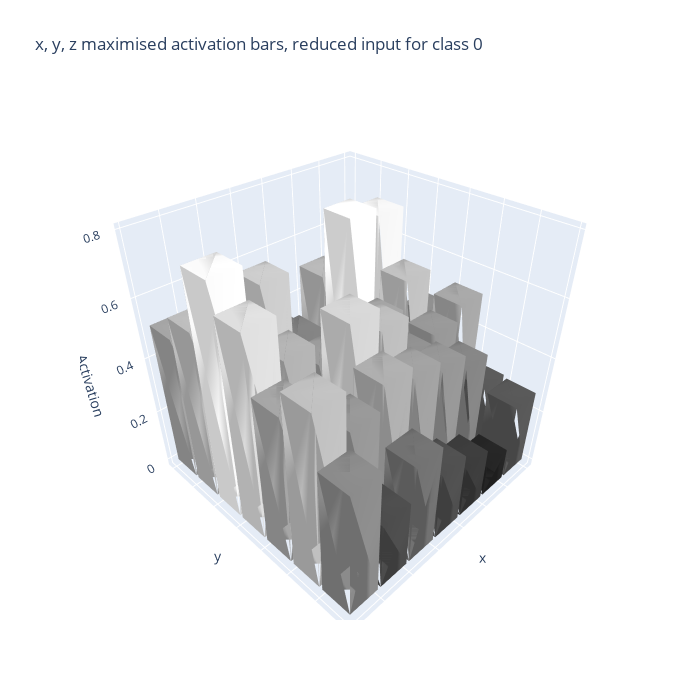

Write notebook code for a chart like this one.
### Code cell
#adding 3d visualisation x, y, z with z = activation threshold for better interpretability

block_size = 4
new_size = 28 // block_size
class_idx = 0
activation_map = images[class_idx]

averaged_columns = activation_map.reshape(new_size, block_size, new_size, block_size).mean(axis=(1, 3))
norm = averaged_columns / averaged_columns.max()
colors = np.floor(norm * 255).astype(int)

fig = go.Figure()
dx = dy = 0.9

def add_cube(fig, x0, y0, h, gray):
    verts = np.array([
        [x0,     y0,     0], #square bottom of column
        [x0+dx,  y0,     0],
        [x0+dx,  y0+dy,  0],
        [x0,     y0+dy,  0],
        [x0,     y0,     h], #square top of column
        [x0+dx,  y0,     h],
        [x0+dx,  y0+dy,  h],
        [x0,     y0+dy,  h],
    ])

    i = [0, 0, 4, 5, 1, 1, 2, 2, 3, 3, 4, 7]
    j = [1, 3, 5, 6, 2, 5, 3, 6, 0, 7, 0, 4]
    k = [3, 2, 6, 7, 5, 4, 7, 4, 4, 6, 1, 5]
    color = f'rgb({gray},{gray},{gray})'

    fig.add_trace(go.Mesh3d(
        x = verts[:,0], y = verts[:,1], z = verts[:,2], #mesh vertices
        i = i, j = j, k = k,
        color = color, opacity = 1 #mesh color
    ))

for xi in range(new_size):
    for yi in range(new_size):
        h = averaged_columns[yi, new_size-1-xi]
        gray = colors[yi, new_size-1-xi]
        add_cube(fig, xi, yi, h, gray) #coordinates, height, color

fig.update_layout(
    scene = dict(
        xaxis = dict(title='x', showticklabels=False),
        yaxis = dict(title='y', showticklabels=False),
        zaxis = dict(title='Activation'),
        aspectmode = 'cube'
    ),
    title = f'x, y, z maximised activation bars, reduced input for class {class_idx}',
    width = 700, height=700
)

fig.show()

### Figure 1 — Plotly figure (JSON) as saved in the notebook; plotly's stock layout.template omitted (floating-point values rounded to 4 significant figures)
{"data": [{"color": "rgb(157,157,157)", "i": [0, 0, 4, 5, 1, 1, 2, 2, 3, 3, 4, 7], "j": [1, 3, 5, 6, 2, 5, 3, 6, 0, 7, 0, 4], "k": [3, 2, 6, 7, 5, 4, 7, 4, 4, 6, 1, 5], "opacity": 1, "type": "mesh3d", "x": [0.0, 0.9, 0.9, 0.0, 0.0, 0.9, 0.9, 0.0], "y": [0.0, 0.0, 0.9, 0.9, 0.0, 0.0, 0.9, 0.9], "z": [0.0, 0.0, 0.0, 0.0, 0.4879, 0.4879, 0.4879, 0.4879]}, {"color": "rgb(34,34,34)", "i": [0, 0, 4, 5, 1, 1, 2, 2, 3, 3, 4, 7], "j": [1, 3, 5, 6, 2, 5, 3, 6, 0, 7, 0, 4], "k": [3, 2, 6, 7, 5, 4, 7, 4, 4, 6, 1, 5], "opacity": 1, "type": "mesh3d", "x": [0.0, 0.9, 0.9, 0.0, 0.0, 0.9, 0.9, 0.0], "y": [1.0, 1.0, 1.9, 1.9, 1.0, 1.0, 1.9, 1.9], "z": [0.0, 0.0, 0.0, 0.0, 0.1066, 0.1066, 0.1066, 0.1066]}, {"color": "rgb(91,91,91)", "i": [0, 0, 4, 5, 1, 1, 2, 2, 3, 3, 4, 7], "j": [1, 3, 5, 6, 2, 5, 3, 6, 0, 7, 0, 4], "k": [3, 2, 6, 7, 5, 4, 7, 4, 4, 6, 1, 5], "opacity": 1, "type": "mesh3d", "x": [0.0, 0.9, 0.9, 0.0, 0.0, 0.9, 0.9, 0.0], "y": [2.0, 2.0, 2.9, 2.9, 2.0, 2.0, 2.9, 2.9], "z": [0.0, 0.0, 0.0, 0.0, 0.2839, 0.2839, 0.2839, 0.2839]}, {"color": "rgb(143,143,143)", "i": [0, 0, 4, 5, 1, 1, 2, 2, 3, 3, 4, 7], "j": [1, 3, 5, 6, 2, 5, 3, 6, 0, 7, 0, 4], "k": [3, 2, 6, 7, 5, 4, 7, 4, 4, 6, 1, 5], "opacity": 1, "type": "mesh3d", "x": [0.0, 0.9, 0.9, 0.0, 0.0, 0.9, 0.9, 0.0], "y": [3.0, 3.0, 3.9, 3.9, 3.0, 3.0, 3.9, 3.9], "z": [0.0, 0.0, 0.0, 0.0, 0.446, 0.446, 0.446, 0.446]}, {"color": "rgb(168,168,168)", "i": [0, 0, 4, 5, 1, 1, 2, 2, 3, 3, 4, 7], "j": [1, 3, 5, 6, 2, 5, 3, 6, 0, 7, 0, 4], "k": [3, 2, 6, 7, 5, 4, 7, 4, 4, 6, 1, 5], "opacity": 1, "type": "mesh3d", "x": [0.0, 0.9, 0.9, 0.0, 0.0, 0.9, 0.9, 0.0], "y": [4.0, 4.0, 4.9, 4.9, 4.0, 4.0, 4.9, 4.9], "z": [0.0, 0.0, 0.0, 0.0, 0.5234, 0.5234, 0.5234, 0.5234]}, {"color": "rgb(90,90,90)", "i": [0, 0, 4, 5, 1, 1, 2, 2, 3, 3, 4, 7], "j": [1, 3, 5, 6, 2, 5, 3, 6, 0, 7, 0, 4], "k": [3, 2, 6, 7, 5, 4, 7, 4, 4, 6, 1, 5], "opacity": 1, "type": "mesh3d", "x": [0.0, 0.9, 0.9, 0.0, 0.0, 0.9, 0.9, 0.0], "y": [5.0, 5.0, 5.9, 5.9, 5.0, 5.0, 5.9, 5.9], "z": [0.0, 0.0, 0.0, 0.0, 0.2821, 0.2821, 0.2821, 0.2821]}, {"color": "rgb(88,88,88)", "i": [0, 0, 4, 5, 1, 1, 2, 2, 3, 3, 4, 7], "j": [1, 3, 5, 6, 2, 5, 3, 6, 0, 7, 0, 4], "k": [3, 2, 6, 7, 5, 4, 7, 4, 4, 6, 1, 5], "opacity": 1, "type": "mesh3d", "x": [0.0, 0.9, 0.9, 0.0, 0.0, 0.9, 0.9, 0.0], "y": [6.0, 6.0, 6.9, 6.9, 6.0, 6.0, 6.9, 6.9], "z": [0.0, 0.0, 0.0, 0.0, 0.2738, 0.2738, 0.2738, 0.2738]}, {"color": "rgb(92,92,92)", "i": [0, 0, 4, 5, 1, 1, 2, 2, 3, 3, 4, 7], "j": [1, 3, 5, 6, 2, 5, 3, 6, 0, 7, 0, 4], "k": [3, 2, 6, 7, 5, 4, 7, 4, 4, 6, 1, 5], "opacity": 1, "type": "mesh3d", "x": [1.0, 1.9, 1.9, 1.0, 1.0, 1.9, 1.9, 1.0], "y": [0.0, 0.0, 0.9, 0.9, 0.0, 0.0, 0.9, 0.9], "z": [0.0, 0.0, 0.0, 0.0, 0.2868, 0.2868, 0.2868, 0.2868]}, {"color": "rgb(163,163,163)", "i": [0, 0, 4, 5, 1, 1, 2, 2, 3, 3, 4, 7], "j": [1, 3, 5, 6, 2, 5, 3, 6, 0, 7, 0, 4], "k": [3, 2, 6, 7, 5, 4, 7, 4, 4, 6, 1, 5], "opacity": 1, "type": "mesh3d", "x": [1.0, 1.9, 1.9, 1.0, 1.0, 1.9, 1.9, 1.0], "y": [1.0, 1.0, 1.9, 1.9, 1.0, 1.0, 1.9, 1.9], "z": [0.0, 0.0, 0.0, 0.0, 0.5083, 0.5083, 0.5083, 0.5083]}, {"color": "rgb(246,246,246)", "i": [0, 0, 4, 5, 1, 1, 2, 2, 3, 3, 4, 7], "j": [1, 3, 5, 6, 2, 5, 3, 6, 0, 7, 0, 4], "k": [3, 2, 6, 7, 5, 4, 7, 4, 4, 6, 1, 5], "opacity": 1, "type": "mesh3d", "x": [1.0, 1.9, 1.9, 1.0, 1.0, 1.9, 1.9, 1.0], "y": [2.0, 2.0, 2.9, 2.9, 2.0, 2.0, 2.9, 2.9], "z": [0.0, 0.0, 0.0, 0.0, 0.7647, 0.7647, 0.7647, 0.7647]}, {"color": "rgb(194,194,194)", "i": [0, 0, 4, 5, 1, 1, 2, 2, 3, 3, 4, 7], "j": [1, 3, 5, 6, 2, 5, 3, 6, 0, 7, 0, 4], "k": [3, 2, 6, 7, 5, 4, 7, 4, 4, 6, 1, 5], "opacity": 1, "type": "mesh3d", "x": [1.0, 1.9, 1.9, 1.0, 1.0, 1.9, 1.9, 1.0], "y": [3.0, 3.0, 3.9, 3.9, 3.0, 3.0, 3.9, 3.9], "z": [0.0, 0.0, 0.0, 0.0, 0.6029, 0.6029, 0.6029, 0.6029]}, {"color": "rgb(152,152,152)", "i": [0, 0, 4, 5, 1, 1, 2, 2, 3, 3, 4, 7], "j": [1, 3, 5, 6, 2, 5, 3, 6, 0, 7, 0, 4], "k": [3, 2, 6, 7, 5, 4, 7, 4, 4, 6, 1, 5], "opacity": 1, "type": "mesh3d", "x": [1.0, 1.9, 1.9, 1.0, 1.0, 1.9, 1.9, 1.0], "y": [4.0, 4.0, 4.9, 4.9, 4.0, 4.0, 4.9, 4.9], "z": [0.0, 0.0, 0.0, 0.0, 0.4729, 0.4729, 0.4729, 0.4729]}, {"color": "rgb(133,133,133)", "i": [0, 0, 4, 5, 1, 1, 2, 2, 3, 3, 4, 7], "j": [1, 3, 5, 6, 2, 5, 3, 6, 0, 7, 0, 4], "k": [3, 2, 6, 7, 5, 4, 7, 4, 4, 6, 1, 5], "opacity": 1, "type": "mesh3d", "x": [1.0, 1.9, 1.9, 1.0, 1.0, 1.9, 1.9, 1.0], "y": [5.0, 5.0, 5.9, 5.9, 5.0, 5.0, 5.9, 5.9], "z": [0.0, 0.0, 0.0, 0.0, 0.4139, 0.4139, 0.4139, 0.4139]}, {"color": "rgb(37,37,37)", "i": [0, 0, 4, 5, 1, 1, 2, 2, 3, 3, 4, 7], "j": [1, 3, 5, 6, 2, 5, 3, 6, 0, 7, 0, 4], "k": [3, 2, 6, 7, 5, 4, 7, 4, 4, 6, 1, 5], "opacity": 1, "type": "mesh3d", "x": [1.0, 1.9, 1.9, 1.0, 1.0, 1.9, 1.9, 1.0], "y": [6.0, 6.0, 6.9, 6.9, 6.0, 6.0, 6.9, 6.9], "z": [0.0, 0.0, 0.0, 0.0, 0.1163, 0.1163, 0.1163, 0.1163]}, {"color": "rgb(93,93,93)", "i": [0, 0, 4, 5, 1, 1, 2, 2, 3, 3, 4, 7], "j": [1, 3, 5, 6, 2, 5, 3, 6, 0, 7, 0, 4], "k": [3, 2, 6, 7, 5, 4, 7, 4, 4, 6, 1, 5], "opacity": 1, "type": "mesh3d", "x": [2.0, 2.9, 2.9, 2.0, 2.0, 2.9, 2.9, 2.0], "y": [0.0, 0.0, 0.9, 0.9, 0.0, 0.0, 0.9, 0.9], "z": [0.0, 0.0, 0.0, 0.0, 0.2912, 0.2912, 0.2912, 0.2912]}, {"color": "rgb(185,185,185)", "i": [0, 0, 4, 5, 1, 1, 2, 2, 3, 3, 4, 7], "j": [1, 3, 5, 6, 2, 5, 3, 6, 0, 7, 0, 4], "k": [3, 2, 6, 7, 5, 4, 7, 4, 4, 6, 1, 5], "opacity": 1, "type": "mesh3d", "x": [2.0, 2.9, 2.9, 2.0, 2.0, 2.9, 2.9, 2.0], "y": [1.0, 1.0, 1.9, 1.9, 1.0, 1.0, 1.9, 1.9], "z": [0.0, 0.0, 0.0, 0.0, 0.5748, 0.5748, 0.5748, 0.5748]}, {"color": "rgb(255,255,255)", "i": [0, 0, 4, 5, 1, 1, 2, 2, 3, 3, 4, 7], "j": [1, 3, 5, 6, 2, 5, 3, 6, 0, 7, 0, 4], "k": [3, 2, 6, 7, 5, 4, 7, 4, 4, 6, 1, 5], "opacity": 1, "type": "mesh3d", "x": [2.0, 2.9, 2.9, 2.0, 2.0, 2.9, 2.9, 2.0], "y": [2.0, 2.0, 2.9, 2.9, 2.0, 2.0, 2.9, 2.9], "z": [0.0, 0.0, 0.0, 0.0, 0.7915, 0.7915, 0.7915, 0.7915]}, {"color": "rgb(165,165,165)", "i": [0, 0, 4, 5, 1, 1, 2, 2, 3, 3, 4, 7], "j": [1, 3, 5, 6, 2, 5, 3, 6, 0, 7, 0, 4], "k": [3, 2, 6, 7, 5, 4, 7, 4, 4, 6, 1, 5], "opacity": 1, "type": "mesh3d", "x": [2.0, 2.9, 2.9, 2.0, 2.0, 2.9, 2.9, 2.0], "y": [3.0, 3.0, 3.9, 3.9, 3.0, 3.0, 3.9, 3.9], "z": [0.0, 0.0, 0.0, 0.0, 0.5151, 0.5151, 0.5151, 0.5151]}, {"color": "rgb(144,144,144)", "i": [0, 0, 4, 5, 1, 1, 2, 2, 3, 3, 4, 7], "j": [1, 3, 5, 6, 2, 5, 3, 6, 0, 7, 0, 4], "k": [3, 2, 6, 7, 5, 4, 7, 4, 4, 6, 1, 5], "opacity": 1, "type": "mesh3d", "x": [2.0, 2.9, 2.9, 2.0, 2.0, 2.9, 2.9, 2.0], "y": [4.0, 4.0, 4.9, 4.9, 4.0, 4.0, 4.9, 4.9], "z": [0.0, 0.0, 0.0, 0.0, 0.4498, 0.4498, 0.4498, 0.4498]}, {"color": "rgb(150,150,150)", "i": [0, 0, 4, 5, 1, 1, 2, 2, 3, 3, 4, 7], "j": [1, 3, 5, 6, 2, 5, 3, 6, 0, 7, 0, 4], "k": [3, 2, 6, 7, 5, 4, 7, 4, 4, 6, 1, 5], "opacity": 1, "type": "mesh3d", "x": [2.0, 2.9, 2.9, 2.0, 2.0, 2.9, 2.9, 2.0], "y": [5.0, 5.0, 5.9, 5.9, 5.0, 5.0, 5.9, 5.9], "z": [0.0, 0.0, 0.0, 0.0, 0.4661, 0.4661, 0.4661, 0.4661]}, {"color": "rgb(60,60,60)", "i": [0, 0, 4, 5, 1, 1, 2, 2, 3, 3, 4, 7], "j": [1, 3, 5, 6, 2, 5, 3, 6, 0, 7, 0, 4], "k": [3, 2, 6, 7, 5, 4, 7, 4, 4, 6, 1, 5], "opacity": 1, "type": "mesh3d", "x": [2.0, 2.9, 2.9, 2.0, 2.0, 2.9, 2.9, 2.0], "y": [6.0, 6.0, 6.9, 6.9, 6.0, 6.0, 6.9, 6.9], "z": [0.0, 0.0, 0.0, 0.0, 0.1889, 0.1889, 0.1889, 0.1889]}, {"color": "rgb(122,122,122)", "i": [0, 0, 4, 5, 1, 1, 2, 2, 3, 3, 4, 7], "j": [1, 3, 5, 6, 2, 5, 3, 6, 0, 7, 0, 4], "k": [3, 2, 6, 7, 5, 4, 7, 4, 4, 6, 1, 5], "opacity": 1, "type": "mesh3d", "x": [3.0, 3.9, 3.9, 3.0, 3.0, 3.9, 3.9, 3.0], "y": [0.0, 0.0, 0.9, 0.9, 0.0, 0.0, 0.9, 0.9], "z": [0.0, 0.0, 0.0, 0.0, 0.3818, 0.3818, 0.3818, 0.3818]}, {"color": "rgb(130,130,130)", "i": [0, 0, 4, 5, 1, 1, 2, 2, 3, 3, 4, 7], "j": [1, 3, 5, 6, 2, 5, 3, 6, 0, 7, 0, 4], "k": [3, 2, 6, 7, 5, 4, 7, 4, 4, 6, 1, 5], "opacity": 1, "type": "mesh3d", "x": [3.0, 3.9, 3.9, 3.0, 3.0, 3.9, 3.9, 3.0], "y": [1.0, 1.0, 1.9, 1.9, 1.0, 1.0, 1.9, 1.9], "z": [0.0, 0.0, 0.0, 0.0, 0.4054, 0.4054, 0.4054, 0.4054]}, {"color": "rgb(118,118,118)", "i": [0, 0, 4, 5, 1, 1, 2, 2, 3, 3, 4, 7], "j": [1, 3, 5, 6, 2, 5, 3, 6, 0, 7, 0, 4], "k": [3, 2, 6, 7, 5, 4, 7, 4, 4, 6, 1, 5], "opacity": 1, "type": "mesh3d", "x": [3.0, 3.9, 3.9, 3.0, 3.0, 3.9, 3.9, 3.0], "y": [2.0, 2.0, 2.9, 2.9, 2.0, 2.0, 2.9, 2.9], "z": [0.0, 0.0, 0.0, 0.0, 0.3667, 0.3667, 0.3667, 0.3667]}, {"color": "rgb(139,139,139)", "i": [0, 0, 4, 5, 1, 1, 2, 2, 3, 3, 4, 7], "j": [1, 3, 5, 6, 2, 5, 3, 6, 0, 7, 0, 4], "k": [3, 2, 6, 7, 5, 4, 7, 4, 4, 6, 1, 5], "opacity": 1, "type": "mesh3d", "x": [3.0, 3.9, 3.9, 3.0, 3.0, 3.9, 3.9, 3.0], "y": [3.0, 3.0, 3.9, 3.9, 3.0, 3.0, 3.9, 3.9], "z": [0.0, 0.0, 0.0, 0.0, 0.4331, 0.4331, 0.4331, 0.4331]}, {"color": "rgb(190,190,190)", "i": [0, 0, 4, 5, 1, 1, 2, 2, 3, 3, 4, 7], "j": [1, 3, 5, 6, 2, 5, 3, 6, 0, 7, 0, 4], "k": [3, 2, 6, 7, 5, 4, 7, 4, 4, 6, 1, 5], "opacity": 1, "type": "mesh3d", "x": [3.0, 3.9, 3.9, 3.0, 3.0, 3.9, 3.9, 3.0], "y": [4.0, 4.0, 4.9, 4.9, 4.0, 4.0, 4.9, 4.9], "z": [0.0, 0.0, 0.0, 0.0, 0.5903, 0.5903, 0.5903, 0.5903]}, {"color": "rgb(161,161,161)", "i": [0, 0, 4, 5, 1, 1, 2, 2, 3, 3, 4, 7], "j": [1, 3, 5, 6, 2, 5, 3, 6, 0, 7, 0, 4], "k": [3, 2, 6, 7, 5, 4, 7, 4, 4, 6, 1, 5], "opacity": 1, "type": "mesh3d", "x": [3.0, 3.9, 3.9, 3.0, 3.0, 3.9, 3.9, 3.0], "y": [5.0, 5.0, 5.9, 5.9, 5.0, 5.0, 5.9, 5.9], "z": [0.0, 0.0, 0.0, 0.0, 0.5022, 0.5022, 0.5022, 0.5022]}, {"color": "rgb(79,79,79)", "i": [0, 0, 4, 5, 1, 1, 2, 2, 3, 3, 4, 7], "j": [1, 3, 5, 6, 2, 5, 3, 6, 0, 7, 0, 4], "k": [3, 2, 6, 7, 5, 4, 7, 4, 4, 6, 1, 5], "opacity": 1, "type": "mesh3d", "x": [3.0, 3.9, 3.9, 3.0, 3.0, 3.9, 3.9, 3.0], "y": [6.0, 6.0, 6.9, 6.9, 6.0, 6.0, 6.9, 6.9], "z": [0.0, 0.0, 0.0, 0.0, 0.2468, 0.2468, 0.2468, 0.2468]}, {"color": "rgb(72,72,72)", "i": [0, 0, 4, 5, 1, 1, 2, 2, 3, 3, 4, 7], "j": [1, 3, 5, 6, 2, 5, 3, 6, 0, 7, 0, 4], "k": [3, 2, 6, 7, 5, 4, 7, 4, 4, 6, 1, 5], "opacity": 1, "type": "mesh3d", "x": [4.0, 4.9, 4.9, 4.0, 4.0, 4.9, 4.9, 4.0], "y": [0.0, 0.0, 0.9, 0.9, 0.0, 0.0, 0.9, 0.9], "z": [0.0, 0.0, 0.0, 0.0, 0.2243, 0.2243, 0.2243, 0.2243]}, {"color": "rgb(204,204,204)", "i": [0, 0, 4, 5, 1, 1, 2, 2, 3, 3, 4, 7], "j": [1, 3, 5, 6, 2, 5, 3, 6, 0, 7, 0, 4], "k": [3, 2, 6, 7, 5, 4, 7, 4, 4, 6, 1, 5], "opacity": 1, "type": "mesh3d", "x": [4.0, 4.9, 4.9, 4.0, 4.0, 4.9, 4.9, 4.0], "y": [1.0, 1.0, 1.9, 1.9, 1.0, 1.0, 1.9, 1.9], "z": [0.0, 0.0, 0.0, 0.0, 0.6358, 0.6358, 0.6358, 0.6358]}, {"color": "rgb(141,141,141)", "i": [0, 0, 4, 5, 1, 1, 2, 2, 3, 3, 4, 7], "j": [1, 3, 5, 6, 2, 5, 3, 6, 0, 7, 0, 4], "k": [3, 2, 6, 7, 5, 4, 7, 4, 4, 6, 1, 5], "opacity": 1, "type": "mesh3d", "x": [4.0, 4.9, 4.9, 4.0, 4.0, 4.9, 4.9, 4.0], "y": [2.0, 2.0, 2.9, 2.9, 2.0, 2.0, 2.9, 2.9], "z": [0.0, 0.0, 0.0, 0.0, 0.4392, 0.4392, 0.4392, 0.4392]}, {"color": "rgb(156,156,156)", "i": [0, 0, 4, 5, 1, 1, 2, 2, 3, 3, 4, 7], "j": [1, 3, 5, 6, 2, 5, 3, 6, 0, 7, 0, 4], "k": [3, 2, 6, 7, 5, 4, 7, 4, 4, 6, 1, 5], "opacity": 1, "type": "mesh3d", "x": [4.0, 4.9, 4.9, 4.0, 4.0, 4.9, 4.9, 4.0], "y": [3.0, 3.0, 3.9, 3.9, 3.0, 3.0, 3.9, 3.9], "z": [0.0, 0.0, 0.0, 0.0, 0.487, 0.487, 0.487, 0.487]}, {"color": "rgb(214,214,214)", "i": [0, 0, 4, 5, 1, 1, 2, 2, 3, 3, 4, 7], "j": [1, 3, 5, 6, 2, 5, 3, 6, 0, 7, 0, 4], "k": [3, 2, 6, 7, 5, 4, 7, 4, 4, 6, 1, 5], "opacity": 1, "type": "mesh3d", "x": [4.0, 4.9, 4.9, 4.0, 4.0, 4.9, 4.9, 4.0], "y": [4.0, 4.0, 4.9, 4.9, 4.0, 4.0, 4.9, 4.9], "z": [0.0, 0.0, 0.0, 0.0, 0.6648, 0.6648, 0.6648, 0.6648]}, {"color": "rgb(175,175,175)", "i": [0, 0, 4, 5, 1, 1, 2, 2, 3, 3, 4, 7], "j": [1, 3, 5, 6, 2, 5, 3, 6, 0, 7, 0, 4], "k": [3, 2, 6, 7, 5, 4, 7, 4, 4, 6, 1, 5], "opacity": 1, "type": "mesh3d", "x": [4.0, 4.9, 4.9, 4.0, 4.0, 4.9, 4.9, 4.0], "y": [5.0, 5.0, 5.9, 5.9, 5.0, 5.0, 5.9, 5.9], "z": [0.0, 0.0, 0.0, 0.0, 0.5451, 0.5451, 0.5451, 0.5451]}, {"color": "rgb(114,114,114)", "i": [0, 0, 4, 5, 1, 1, 2, 2, 3, 3, 4, 7], "j": [1, 3, 5, 6, 2, 5, 3, 6, 0, 7, 0, 4], "k": [3, 2, 6, 7, 5, 4, 7, 4, 4, 6, 1, 5], "opacity": 1, "type": "mesh3d", "x": [4.0, 4.9, 4.9, 4.0, 4.0, 4.9, 4.9, 4.0], "y": [6.0, 6.0, 6.9, 6.9, 6.0, 6.0, 6.9, 6.9], "z": [0.0, 0.0, 0.0, 0.0, 0.3553, 0.3553, 0.3553, 0.3553]}, {"color": "rgb(112,112,112)", "i": [0, 0, 4, 5, 1, 1, 2, 2, 3, 3, 4, 7], "j": [1, 3, 5, 6, 2, 5, 3, 6, 0, 7, 0, 4], "k": [3, 2, 6, 7, 5, 4, 7, 4, 4, 6, 1, 5], "opacity": 1, "type": "mesh3d", "x": [5.0, 5.9, 5.9, 5.0, 5.0, 5.9, 5.9, 5.0], "y": [0.0, 0.0, 0.9, 0.9, 0.0, 0.0, 0.9, 0.9], "z": [0.0, 0.0, 0.0, 0.0, 0.3493, 0.3493, 0.3493, 0.3493]}, {"color": "rgb(180,180,180)", "i": [0, 0, 4, 5, 1, 1, 2, 2, 3, 3, 4, 7], "j": [1, 3, 5, 6, 2, 5, 3, 6, 0, 7, 0, 4], "k": [3, 2, 6, 7, 5, 4, 7, 4, 4, 6, 1, 5], "opacity": 1, "type": "mesh3d", "x": [5.0, 5.9, 5.9, 5.0, 5.0, 5.9, 5.9, 5.0], "y": [1.0, 1.0, 1.9, 1.9, 1.0, 1.0, 1.9, 1.9], "z": [0.0, 0.0, 0.0, 0.0, 0.5598, 0.5598, 0.5598, 0.5598]}, {"color": "rgb(146,146,146)", "i": [0, 0, 4, 5, 1, 1, 2, 2, 3, 3, 4, 7], "j": [1, 3, 5, 6, 2, 5, 3, 6, 0, 7, 0, 4], "k": [3, 2, 6, 7, 5, 4, 7, 4, 4, 6, 1, 5], "opacity": 1, "type": "mesh3d", "x": [5.0, 5.9, 5.9, 5.0, 5.0, 5.9, 5.9, 5.0], "y": [2.0, 2.0, 2.9, 2.9, 2.0, 2.0, 2.9, 2.9], "z": [0.0, 0.0, 0.0, 0.0, 0.4537, 0.4537, 0.4537, 0.4537]}, {"color": "rgb(179,179,179)", "i": [0, 0, 4, 5, 1, 1, 2, 2, 3, 3, 4, 7], "j": [1, 3, 5, 6, 2, 5, 3, 6, 0, 7, 0, 4], "k": [3, 2, 6, 7, 5, 4, 7, 4, 4, 6, 1, 5], "opacity": 1, "type": "mesh3d", "x": [5.0, 5.9, 5.9, 5.0, 5.0, 5.9, 5.9, 5.0], "y": [3.0, 3.0, 3.9, 3.9, 3.0, 3.0, 3.9, 3.9], "z": [0.0, 0.0, 0.0, 0.0, 0.5566, 0.5566, 0.5566, 0.5566]}, {"color": "rgb(123,123,123)", "i": [0, 0, 4, 5, 1, 1, 2, 2, 3, 3, 4, 7], "j": [1, 3, 5, 6, 2, 5, 3, 6, 0, 7, 0, 4], "k": [3, 2, 6, 7, 5, 4, 7, 4, 4, 6, 1, 5], "opacity": 1, "type": "mesh3d", "x": [5.0, 5.9, 5.9, 5.0, 5.0, 5.9, 5.9, 5.0], "y": [4.0, 4.0, 4.9, 4.9, 4.0, 4.0, 4.9, 4.9], "z": [0.0, 0.0, 0.0, 0.0, 0.384, 0.384, 0.384, 0.384]}, {"color": "rgb(151,151,151)", "i": [0, 0, 4, 5, 1, 1, 2, 2, 3, 3, 4, 7], "j": [1, 3, 5, 6, 2, 5, 3, 6, 0, 7, 0, 4], "k": [3, 2, 6, 7, 5, 4, 7, 4, 4, 6, 1, 5], "opacity": 1, "type": "mesh3d", "x": [5.0, 5.9, 5.9, 5.0, 5.0, 5.9, 5.9, 5.0], "y": [5.0, 5.0, 5.9, 5.9, 5.0, 5.0, 5.9, 5.9], "z": [0.0, 0.0, 0.0, 0.0, 0.4709, 0.4709, 0.4709, 0.4709]}, {"color": "rgb(76,76,76)", "i": [0, 0, 4, 5, 1, 1, 2, 2, 3, 3, 4, 7], "j": [1, 3, 5, 6, 2, 5, 3, 6, 0, 7, 0, 4], "k": [3, 2, 6, 7, 5, 4, 7, 4, 4, 6, 1, 5], "opacity": 1, "type": "mesh3d", "x": [5.0, 5.9, 5.9, 5.0, 5.0, 5.9, 5.9, 5.0], "y": [6.0, 6.0, 6.9, 6.9, 6.0, 6.0, 6.9, 6.9], "z": [0.0, 0.0, 0.0, 0.0, 0.2379, 0.2379, 0.2379, 0.2379]}, {"color": "rgb(165,165,165)", "i": [0, 0, 4, 5, 1, 1, 2, 2, 3, 3, 4, 7], "j": [1, 3, 5, 6, 2, 5, 3, 6, 0, 7, 0, 4], "k": [3, 2, 6, 7, 5, 4, 7, 4, 4, 6, 1, 5], "opacity": 1, "type": "mesh3d", "x": [6.0, 6.9, 6.9, 6.0, 6.0, 6.9, 6.9, 6.0], "y": [0.0, 0.0, 0.9, 0.9, 0.0, 0.0, 0.9, 0.9], "z": [0.0, 0.0, 0.0, 0.0, 0.5136, 0.5136, 0.5136, 0.5136]}, {"color": "rgb(189,189,189)", "i": [0, 0, 4, 5, 1, 1, 2, 2, 3, 3, 4, 7], "j": [1, 3, 5, 6, 2, 5, 3, 6, 0, 7, 0, 4], "k": [3, 2, 6, 7, 5, 4, 7, 4, 4, 6, 1, 5], "opacity": 1, "type": "mesh3d", "x": [6.0, 6.9, 6.9, 6.0, 6.0, 6.9, 6.9, 6.0], "y": [1.0, 1.0, 1.9, 1.9, 1.0, 1.0, 1.9, 1.9], "z": [0.0, 0.0, 0.0, 0.0, 0.5884, 0.5884, 0.5884, 0.5884]}, {"color": "rgb(251,251,251)", "i": [0, 0, 4, 5, 1, 1, 2, 2, 3, 3, 4, 7], "j": [1, 3, 5, 6, 2, 5, 3, 6, 0, 7, 0, 4], "k": [3, 2, 6, 7, 5, 4, 7, 4, 4, 6, 1, 5], "opacity": 1, "type": "mesh3d", "x": [6.0, 6.9, 6.9, 6.0, 6.0, 6.9, 6.9, 6.0], "y": [2.0, 2.0, 2.9, 2.9, 2.0, 2.0, 2.9, 2.9], "z": [0.0, 0.0, 0.0, 0.0, 0.7807, 0.7807, 0.7807, 0.7807]}, {"color": "rgb(223,223,223)", "i": [0, 0, 4, 5, 1, 1, 2, 2, 3, 3, 4, 7], "j": [1, 3, 5, 6, 2, 5, 3, 6, 0, 7, 0, 4], "k": [3, 2, 6, 7, 5, 4, 7, 4, 4, 6, 1, 5], "opacity": 1, "type": "mesh3d", "x": [6.0, 6.9, 6.9, 6.0, 6.0, 6.9, 6.9, 6.0], "y": [3.0, 3.0, 3.9, 3.9, 3.0, 3.0, 3.9, 3.9], "z": [0.0, 0.0, 0.0, 0.0, 0.6934, 0.6934, 0.6934, 0.6934]}, {"color": "rgb(166,166,166)", "i": [0, 0, 4, 5, 1, 1, 2, 2, 3, 3, 4, 7], "j": [1, 3, 5, 6, 2, 5, 3, 6, 0, 7, 0, 4], "k": [3, 2, 6, 7, 5, 4, 7, 4, 4, 6, 1, 5], "opacity": 1, "type": "mesh3d", "x": [6.0, 6.9, 6.9, 6.0, 6.0, 6.9, 6.9, 6.0], "y": [4.0, 4.0, 4.9, 4.9, 4.0, 4.0, 4.9, 4.9], "z": [0.0, 0.0, 0.0, 0.0, 0.5161, 0.5161, 0.5161, 0.5161]}, {"color": "rgb(192,192,192)", "i": [0, 0, 4, 5, 1, 1, 2, 2, 3, 3, 4, 7], "j": [1, 3, 5, 6, 2, 5, 3, 6, 0, 7, 0, 4], "k": [3, 2, 6, 7, 5, 4, 7, 4, 4, 6, 1, 5], "opacity": 1, "type": "mesh3d", "x": [6.0, 6.9, 6.9, 6.0, 6.0, 6.9, 6.9, 6.0], "y": [5.0, 5.0, 5.9, 5.9, 5.0, 5.0, 5.9, 5.9], "z": [0.0, 0.0, 0.0, 0.0, 0.5973, 0.5973, 0.5973, 0.5973]}, {"color": "rgb(139,139,139)", "i": [0, 0, 4, 5, 1, 1, 2, 2, 3, 3, 4, 7], "j": [1, 3, 5, 6, 2, 5, 3, 6, 0, 7, 0, 4], "k": [3, 2, 6, 7, 5, 4, 7, 4, 4, 6, 1, 5], "opacity": 1, "type": "mesh3d", "x": [6.0, 6.9, 6.9, 6.0, 6.0, 6.9, 6.9, 6.0], "y": [6.0, 6.0, 6.9, 6.9, 6.0, 6.0, 6.9, 6.9], "z": [0.0, 0.0, 0.0, 0.0, 0.4336, 0.4336, 0.4336, 0.4336]}], "layout": {"height": 700, "scene": {"aspectmode": "cube", "xaxis": {"showticklabels": false, "title": {"text": "x"}}, "yaxis": {"showticklabels": false, "title": {"text": "y"}}, "zaxis": {"title": {"text": "Activation"}}}, "title": {"text": "x, y, z maximised activation bars, reduced input for class 0"}, "width": 700}}
